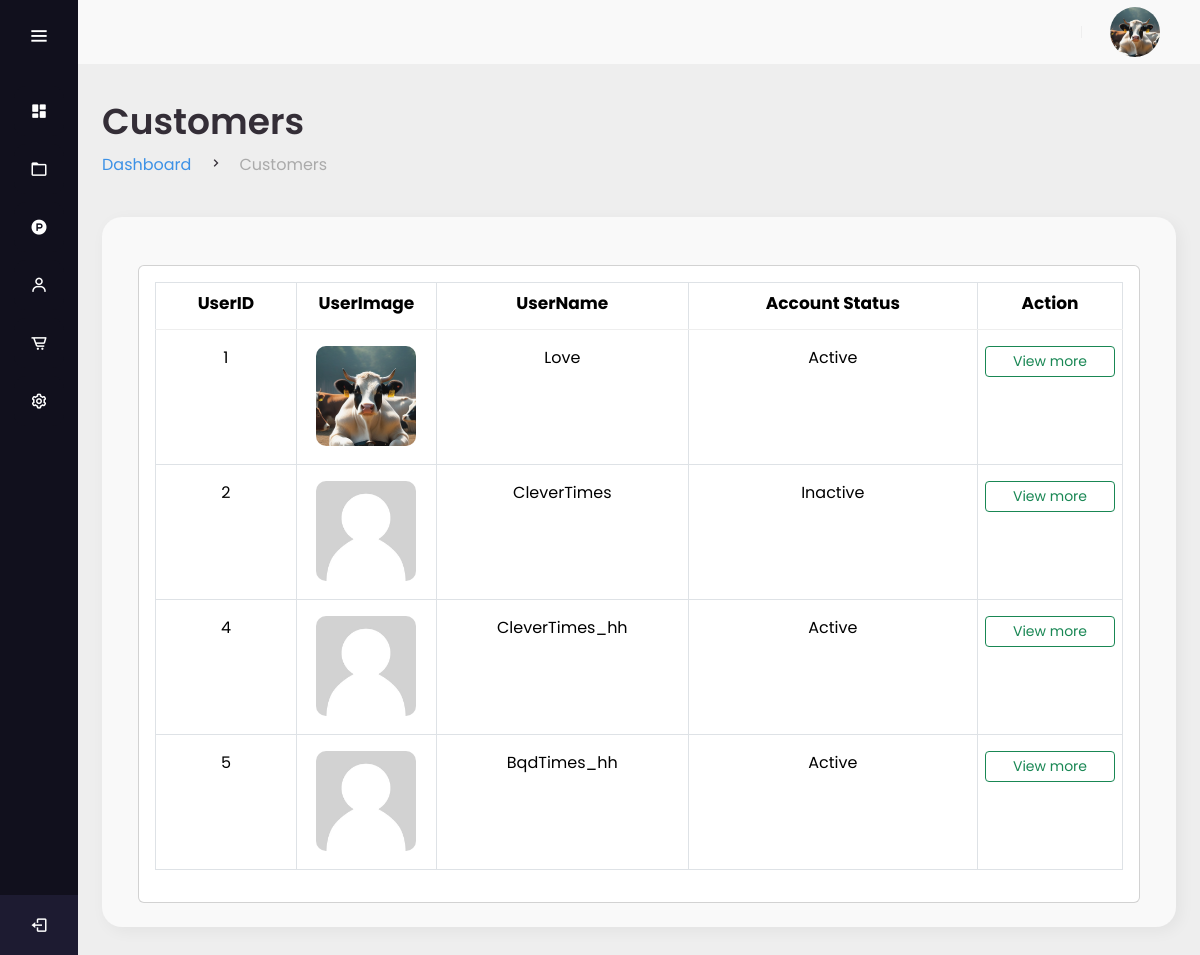
Screenshot of /admin/customers/index.php (signed in) with the database file from the repository.
### tables this page shows
CREATE TABLE `users` (
  `UserID` int(11) NOT NULL,
  `Username` varchar(50) NOT NULL,
  `PasswordHash` varchar(255) NOT NULL,
  `Email` varchar(100) NOT NULL,
  `FirstName` varchar(50) DEFAULT NULL,
  `LastName` varchar(50) DEFAULT NULL,
  `Address` varchar(255) DEFAULT NULL,
  `City` varchar(50) DEFAULT NULL,
  `ZipCode` varchar(20) DEFAULT NULL,
  `PhoneNumber` varchar(20) DEFAULT NULL,
  `is_admin` tinyint(1) DEFAULT 0,
  `UserImage` text NOT NULL DEFAULT 'profile.jpg',
  `archived` tinyint(1) DEFAULT 0,
  `CreatedAt` timestamp NOT NULL DEFAULT current_timestamp(),
  `UpdatedAt` timestamp NOT NULL DEFAULT current_timestamp() ON UPDATE current_timestamp()
);

### admin/customers/index.php (the view, shortened to what this page needs)
<?php
include ("../../includes/connection.php");
?>
<!DOCTYPE html>
<html lang="en">
<head>
  <link href='https://unpkg.com/boxicons@2.1.4/css/boxicons.min.css' rel='stylesheet'>
  <link href="https://cdn.jsdelivr.net/npm/bootstrap@5.3.3/dist/css/bootstrap.min.css" rel="stylesheet"
>
    <link rel="stylesheet" href="https://cdn.datatables.net/2.0.7/css/dataTables.dataTables.min.css" />
    <link rel="stylesheet" href="../assets/css/nav_sidebar.css" />
</head>
<body>
    <?php include ('../includes/sidebar.php'); ?>
    <section class="content" id="content">
        <?php include ('../includes/navbar.php'); ?>
        <main>
            <div class="head-title">
                <div class="left">
                    <h1>Customers</h1>
                    <ul class="dreadleft">
                        <li>
                            <a class="active" href="../dashboard/">Dashboard</a>
                        </li>
                        <li><i class="bx bx-chevron-right"></i></li>
              <li>
                <a href="#">Customers</a>
              </li>
                    </ul>
                </div>
            </div>
            <div class="table-data">
                <div class="order">
                    <div class="container-fluid admin">
                        <br>
                        <div class="card">
                            <div class="card-body">
                                <table class="table table-bordered" id="OrderTable">
                                    <thead>
                                        <tr>
                                            <th>UserID</th>
                                            <th>UserImage</th>
                                            <th>UserName</th>
                                            <th>Account Status</th>
                                            <th>Action</th>
                                        </tr>
                                    </thead>
                                    <tbody>
                                        <?php
                                        $sql = "SELECT * FROM users";
                                        $result = mysqli_query($conn, $sql);
                                        if (mysqli_num_rows($result) > 0) {
                                            $token = uniqid();
                                            while ($row = mysqli_fetch_assoc($result)) {
                                                echo "<tr>";
                                                echo "<td style='text-align: center;'>" . $row['UserID'] . "</td>";
                                                echo "<td style='text-align: center; width: 140px;height: 135px;'><img src='../../uploads/" . $row['UserImage'] . "'  class='preview-image'></td>";
                                                echo "<td>" . $row['Username'] . "</td>";
                                                echo "<td>" . ($row['archived'] == 0 ? 'Active' : 'Inactive') . "</td>";
                                                echo "<td class='action-column' style='width: 15%;'>";
                                                echo "<div class='actionBtns'>";
                                                echo "<a href='view.php?token=" . $token . "&customerId=" . $row['UserID'] . "' class='btn btn-sm btn-outline-success' name='view' style='width: 90%;'><i class='fa-regular fa-eye'></i>View more</a>";
                                                echo "</div>";
                                                echo "</td>";
                                                echo "</tr>";
                                            }
                                        }
                                        ?>
                                    </tbody>
                                </table>
                            </div>
                        </div>
                    </div>
                </div>
            </div>
        </main>
    </section>
</body>
</html>

### admin/assets/css/nav_sidebar.css (style rules this page uses)
:root { --poppins: 'Poppins', sans-serif; --lato: 'Lato', sans-serif; --green: #81D43A; --light-green: #E3FFCB; --dark-blue: #0C5FCD; --light: #F9F9F9; --blue: #3C91E6; --light-blue: #CFE8FF; --grey: #eee; --dark-grey: #AAAAAA; --dark: #342E37; --red: #DB504A; --yellow: #FFCE26; --light-yellow: #FFF2C6; --orange: #FD7238; --light-orange: #FFE0D3; }
html { overflow-x: hidden; }
body { background: var(--grey); overflow-x: hidden; }
a { text-decoration: none; }
li { list-style: none; }
* { margin: 0; padding: 0; box-sizing: border-box; font-family: "Poppins" , sans-serif; }
.content { position: fixed; background: #eee; min-height: 100vh; top: 0; left: 78px; width: calc(100% - 78px); transition: all 0.5s ease; z-index: 2; }
#content main { width: 100%; padding: 36px 24px; font-family: var(--poppins); max-height: calc(100vh - 56px); overflow-y: auto; }
#content main .head-title { display: flex; align-items: center; justify-content: space-between; grid-gap: 16px; flex-wrap: wrap; }
#content main .head-title .left h1 { font-size: 36px; font-weight: 600; margin-bottom: 10px; color: var(--dark); }
#content main .head-title .left .dreadleft { display: flex; align-items: center; grid-gap: 16px; }
#content main .head-title .left .dreadleft li { color: var(--dark); }
#content main .head-title .left .dreadleft li a { color: var(--dark-grey); pointer-events: none; }
#content main .head-title .left .dreadleft li a.active { color: var(--blue); pointer-events: unset; }

### admin/customers/index.php (style rules this page uses)
ul { padding-left: 0rem; }
.table-data { display: flex; flex-wrap: wrap; grid-gap: 24px; margin-top: 24px; width: 100%; color: var(--dark); }
.table-data>div { border-radius: 20px; background: var(--light); padding: 24px; overflow-x: auto; }
.table-data .order { flex-grow: 1; flex-basis: 500px; box-shadow: 4px 4px 16px rgba(0, 0, 0, .05); }
.table-data .order table { width: 100%; border-collapse: collapse; }
.table-data .order table th { padding-bottom: 12px; font-size: 17px; text-align: center; border-bottom: 1px solid var(--grey); }
.table-data .order table td { padding: 16px 0; text-align: center; }
.preview-image { max-width: 200px; max-height: 100px; width: auto; height: auto; border-radius: 10px; }
.actionBtns { display: flex; justify-content: space-evenly; flex-direction: column; gap: 15px; align-items: center; }

### rows the page displays
users: UserID "1", UserImage (picture), Username "Love", archived "Active"
users: UserID "2", UserImage (placeholder picture), Username "CleverTimes", archived "Inactive"
users: UserID "4", UserImage (placeholder picture), Username "CleverTimes_hh", archived "Active"
users: UserID "5", UserImage (placeholder picture), Username "BqdTimes_hh", archived "Active"
